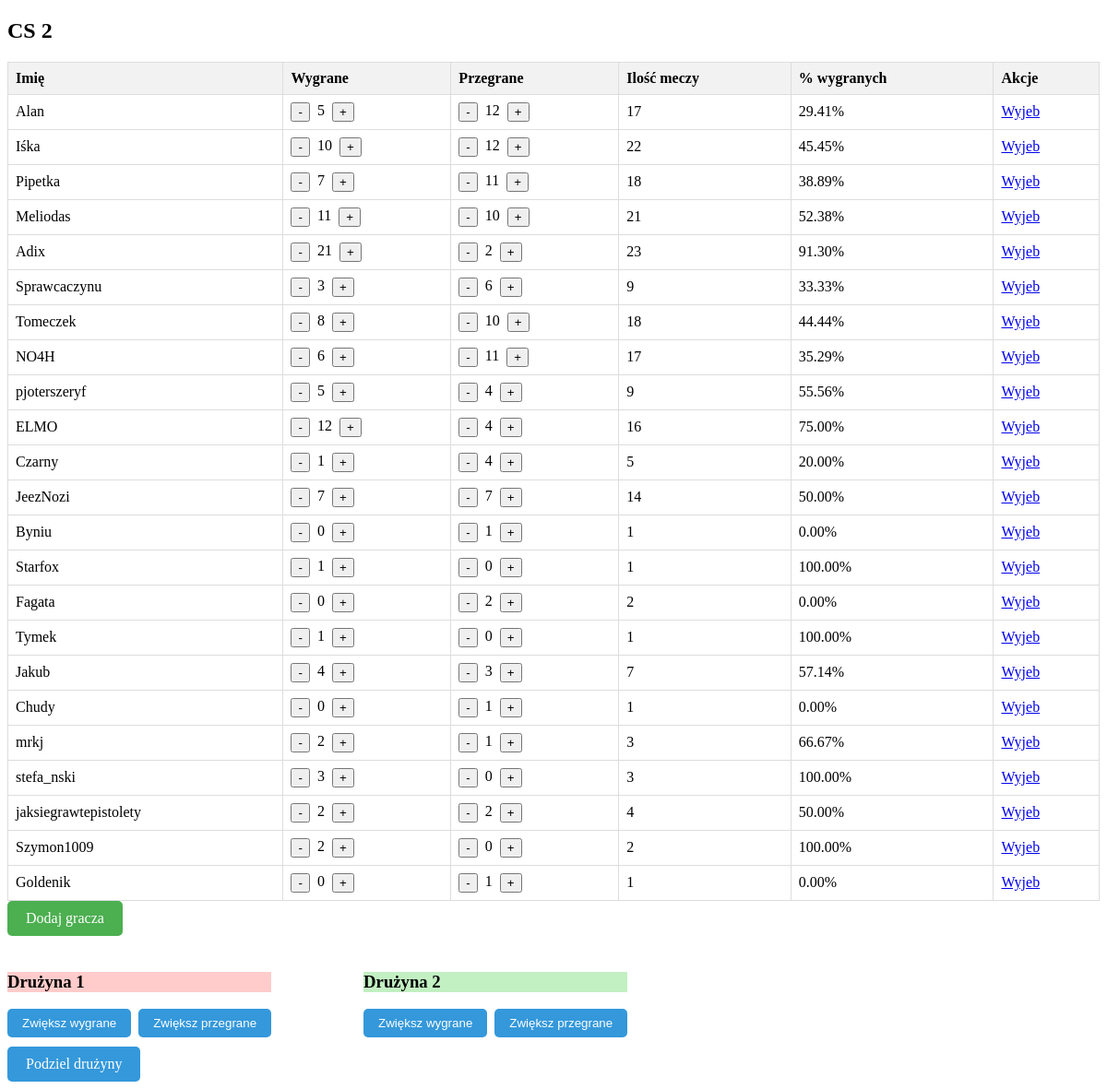
The page / on the database its author committed.
### myapp/models.py (models this page shows)
class Person(models.Model):
    name = models.CharField(max_length=255)
    matches_won = models.PositiveIntegerField(default=0)
    matches_lost = models.PositiveIntegerField(default=0)
    @property
    def total_matches(self):
        return self.matches_won + self.matches_lost
    @property
    def win_percentage(self):
        if self.total_matches == 0:
            return 0
        return (self.matches_won / self.total_matches) * 100

### myapp/views.py (the view)
# urls.py: path('', person_list, name='person_list'),
def person_list(request):
    people = Person.objects.all()
    return render(request, 'myapp/person_list.html', {'people': people})

### myapp/templates/myapp/person_list.html (shortened to what this page needs)
<!DOCTYPE html>
<html>
<head>
</head>
<body>
    <h2>CS 2</h2>
    <table>
        <thead>
            <tr>
                <th onclick="sortTable(0)">Imię</th>
                <th onclick="sortTable(1)">Wygrane</th>
                <th onclick="sortTable(2)">Przegrane</th>
                <th onclick="sortTable(3)">Ilość meczy</th>
                <th onclick="sortTable(4)">% wygranych</th>
                <th>Akcje</th>
            </tr>
        </thead>
        <tbody>
            {% for person in people %}
                <tr data-person-id="{{ person.id }}" data-team="{{ person.team }}">
                    <td onclick="toggleSelection(this, {{ person.id }})">{{ person.name }}</td>
                    <td>
                        <div class="counter-buttons">
                            <button onclick="changeMatchCount({{ person.id }}, 'won', -1)">-</button>
                            <span id="matches_won_{{ person.id }}">{{ person.matches_won }}</span>
                            <button onclick="changeMatchCount({{ person.id }}, 'won', 1)">+</button>
                        </div>
                    </td>
                    <td>
                        <div class="counter-buttons">
                            <button onclick="changeMatchCount({{ person.id }}, 'lost', -1)">-</button>
                            <span id="matches_lost_{{ person.id }}">{{ person.matches_lost }}</span>
                            <button onclick="changeMatchCount({{ person.id }}, 'lost', 1)">+</button>
                        </div>
                    </td>
                    <td id="total_matches_{{ person.id }}">{{ person.total_matches }}</td>
                    <td>{{ person.win_percentage|floatformat:2 }}%</td>
                    <td>
                        <a href="{% url 'delete_person' person.id %}">Wyjeb</a>
                    </td>
                </tr>
            {% endfor %}
        </tbody>
    </table>
    <a class="add-person-button" href="{% url 'add_person' %}">Dodaj gracza</a>
    <div class="bottom-section">
        <div style="display: flex; gap: 100px;">
            <div>
                <h3 style="background-color: #ffcccb;">Drużyna 1</h3>
                <div class="modify-points-buttons">
                    <button onclick="modifySelectedMatchCounts('team1', 'won', 1)">Zwiększ wygrane</button>
                    <button onclick="modifySelectedMatchCounts('team1', 'lost', 1)">Zwiększ przegrane</button>
                </div>
            </div>
            <div>
                <h3 style="background-color: #c2f0c2;">Drużyna 2</h3>
                <div class="modify-points-buttons">
                    <button onclick="modifySelectedMatchCounts('team2', 'won', 1)">Zwiększ wygrane</button>
                    <button onclick="modifySelectedMatchCounts('team2', 'lost', 1)">Zwiększ przegrane</button>
                </div>
            </div>
        </div>
    </div>
    <div class="divide-teams-button" onclick="divideTeams()">Podziel drużyny</div>
</body>
</html>

### myapp/templates/myapp/person_list.html (style rules this page uses)
table { border-collapse: collapse; width: 100%; }
th, td { border: 1px solid #dddddd; text-align: left; padding: 8px; }
th { background-color: #f2f2f2; cursor: pointer; }
.counter-buttons { display: flex; gap: 8px; }
.bottom-section { margin-top: 20px; }
.add-person-button { display: inline-block; padding: 10px 20px; background-color: #4CAF50; color: white; text-decoration: none; border-radius: 5px; }
.divide-teams-button { display: inline-block; padding: 10px 20px; background-color: #3498db; color: white; text-decoration: none; border-radius: 5px; margin-top: 10px; cursor: pointer; }
.modify-points-buttons { margin-top: 10px; display: flex; gap: 8px; }
.modify-points-buttons button { background-color: #3498db; color: white; border: none; border-radius: 5px; padding: 8px 16px; cursor: pointer; }

### rows shown on the page
Person: name "Alan", matches_won "5", matches_lost "12", total_matches "17", win_percentage "29.41"
Person: name "Iśka", matches_won "10", matches_lost "12", total_matches "22", win_percentage "45.45"
Person: name "Pipetka", matches_won "7", matches_lost "11", total_matches "18", win_percentage "38.89"
Person: name "Meliodas", matches_won "11", matches_lost "10", total_matches "21", win_percentage "52.38"
Person: name "Adix", matches_won "21", matches_lost "2", total_matches "23", win_percentage "91.30"
Person: name "Sprawcaczynu", matches_won "3", matches_lost "6", total_matches "9", win_percentage "33.33"
Person: name "Tomeczek", matches_won "8", matches_lost "10", total_matches "18", win_percentage "44.44"
Person: name "NO4H", matches_won "6", matches_lost "11", total_matches "17", win_percentage "35.29"
Person: name "pjoterszeryf", matches_won "5", matches_lost "4", total_matches "9", win_percentage "55.56"
Person: name "ELMO", matches_won "12", matches_lost "4", total_matches "16", win_percentage "75.00"
Person: name "Czarny", matches_won "1", matches_lost "4", total_matches "5", win_percentage "20.00"
Person: name "JeezNozi", matches_won "7", matches_lost "7", total_matches "14", win_percentage "50.00"
Person: name "Byniu", matches_won "0", matches_lost "1", total_matches "1", win_percentage "0.00"
Person: name "Starfox", matches_won "1", matches_lost "0", total_matches "1", win_percentage "100.00"
Person: name "Fagata", matches_won "0", matches_lost "2", total_matches "2", win_percentage "0.00"
Person: name "Tymek", matches_won "1", matches_lost "0", total_matches "1", win_percentage "100.00"
Person: name "Jakub", matches_won "4", matches_lost "3", total_matches "7", win_percentage "57.14"
Person: name "Chudy", matches_won "0", matches_lost "1", total_matches "1", win_percentage "0.00"
Person: name "mrkj", matches_won "2", matches_lost "1", total_matches "3", win_percentage "66.67"
Person: name "stefa_nski", matches_won "3", matches_lost "0", total_matches "3", win_percentage "100.00"
Person: name "jaksiegrawtepistolety", matches_won "2", matches_lost "2", total_matches "4", win_percentage "50.00"
Person: name "Szymon1009", matches_won "2", matches_lost "0", total_matches "2", win_percentage "100.00"
Person: name "Goldenik", matches_won "0", matches_lost "1", total_matches "1", win_percentage "0.00"
